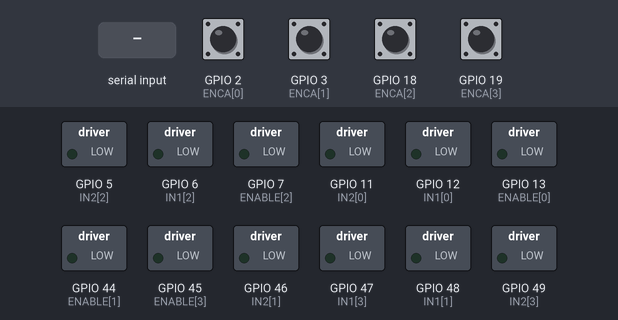
Simulated run of this sketch. Board: ESP32. Parts: switched loads named in the sketch (green lamp = pin HIGH). Inputs (shaded band) come from the test bench; at power-on: GPIO 2 (ENCA[0]), GPIO 3 (ENCA[1]), GPIO 18 (ENCA[2]), GPIO 19 (ENCA[3]) HIGH. What the sketch prints to the serial monitor is not drawn.

Above: at 1.2 s.
1.3 s: "0,1\n" received over Serial
At 2.1 s:
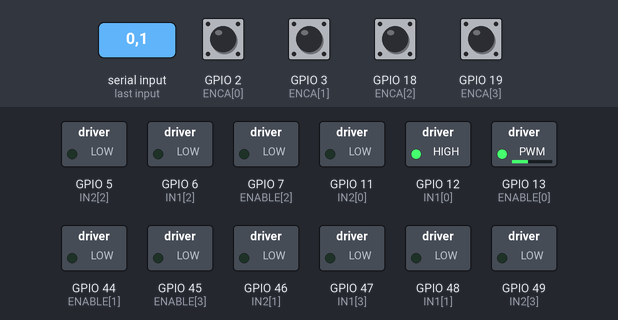
2.8 s: "0,150\n" received over Serial
At 3.2 s:
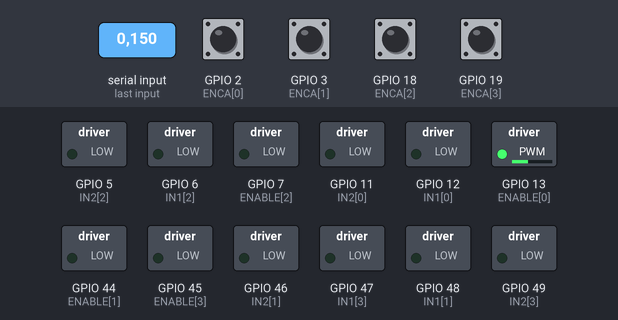
4.3 s: "1,1\n" received over Serial
At 5.5 s:
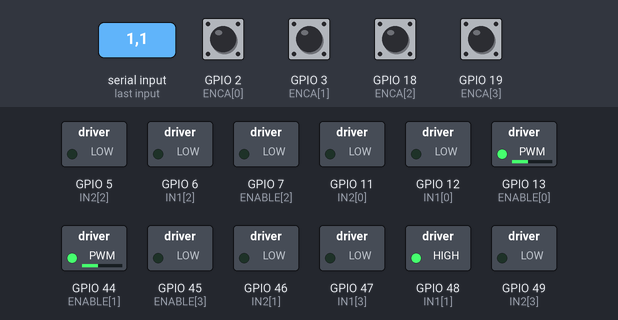
5.8 s: "1,150\n" received over Serial
At 6.6 s:
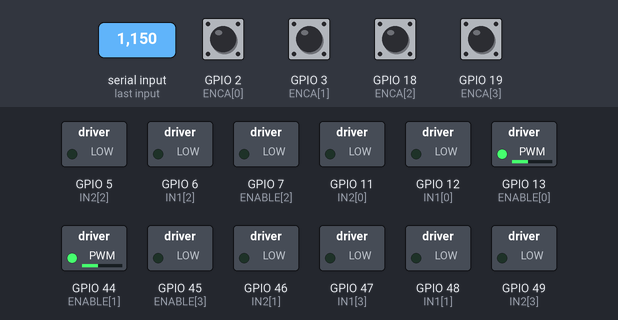
7.3 s: "2,1\n" received over Serial
At 7.8 s:
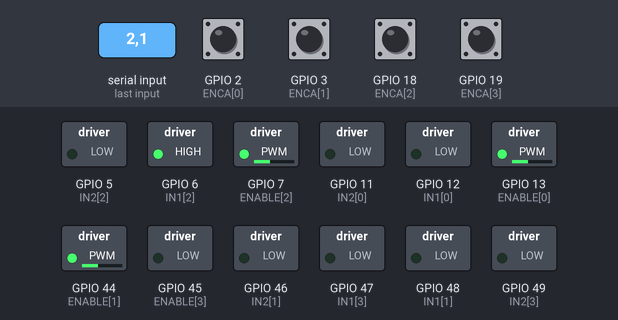
8.8 s: "2,150\n" received over Serial
At 10.1 s:
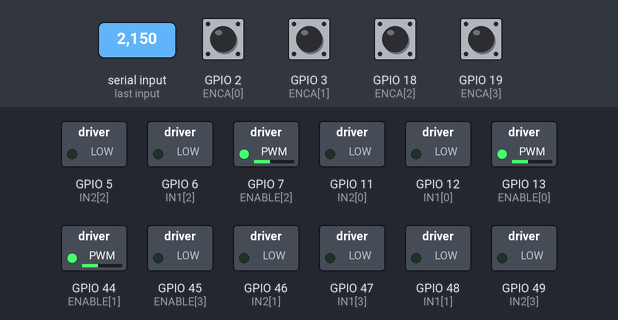
Timing chart, 0 to 11.3 s (numbered marks = the images above; inputs shaded):
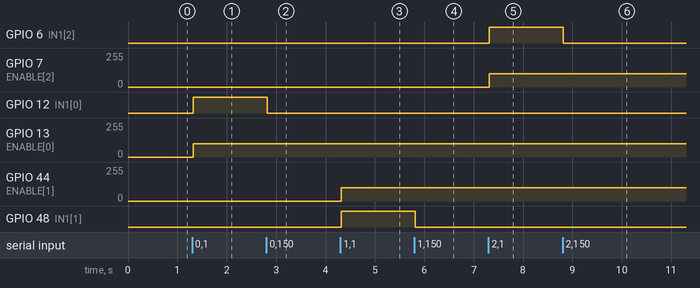

The sketch:

encoder_test.ino
```cpp
#define motor_number 4
volatile int posi[] = {0, 0, 0, 0}; // add more for more motors

const int ENABLE[] = {13, 44, 7, 45};
const int IN1[] = {12, 48, 6, 47};
const int IN2[] = {11, 46, 5, 49};
const int ENCA[] = {2, 3, 18, 19}; // Pins for interrupt signal
const int ENCB[] = {53, 52, 51, 50};

// User input and communication variables
String readString;
String split_1;
String split_2;
int comma_index;
int dir;
int pwm = 100;

void setup()
{
  Serial.begin(9600);

  for(int i = 0; i < motor_number; i++)
  {
    pinMode(ENCA[i],INPUT);
    pinMode(ENCB[i],INPUT);

    pinMode(ENABLE[i],OUTPUT);
    pinMode(IN1[i],OUTPUT);
    pinMode(IN2[i],OUTPUT);
  }

  // Set the interruption pins for the encoders
  attachInterrupt(digitalPinToInterrupt(ENCA[0]), readEncoder<0>, RISING);
  attachInterrupt(digitalPinToInterrupt(ENCA[1]), readEncoder<1>, RISING);
  attachInterrupt(digitalPinToInterrupt(ENCA[2]), readEncoder<2>, RISING);
  attachInterrupt(digitalPinToInterrupt(ENCA[3]), readEncoder<3>, RISING);

}

void loop()
{
    read_serial_port();

    if (split_1 == "0")
    {
        dir = split_2.toInt();
        setMotor(dir,pwm,ENABLE[0], IN1[0], IN2[0]);
    }

    else if (split_1 == "1")
    {
        dir = split_2.toInt();
        setMotor(dir,pwm,ENABLE[1], IN1[1], IN2[1]);
    }

    else if (split_1 == "2")
    {
        dir = split_2.toInt();
        setMotor(dir,pwm,ENABLE[2], IN1[2], IN2[2]);
    }

    else if (split_1 == "3")
    {
        dir = split_2.toInt();
        setMotor(dir,pwm,ENABLE[3], IN1[3], IN2[3]);
    }

    else if (split_1 == "S")
    {
        dir = split_2.toInt();

        for (int i = 0; i < 4; i++)
        {
            setMotor(dir,0,ENABLE[i], IN1[i], IN2[i]);
        }
    }

    Serial.print(posi[0]);
    Serial.print(", ");
    Serial.print(posi[1]);
    Serial.print(", ");
    Serial.print(posi[2]);
    Serial.print(", ");
    Serial.println(posi[3]);
}

void setMotor(int dir, int pwmVal, int ena, int in1, int in2)
{

  analogWrite(ena, pwmVal); // equivalent for esp32 ledcWrite(ena, pwmVal)

  if(dir == 1)
  {
    digitalWrite(in1,HIGH);
    digitalWrite(in2,LOW);
  }

  else if(dir == -1)
  {
    digitalWrite(in1,LOW);
    digitalWrite(in2,HIGH);
  }

  else
  {
    digitalWrite(in1,LOW);
    digitalWrite(in2,LOW);
  }
}

void read_serial_port()
{
  readString = "";

  if (Serial.available())
  {
    delay(10);

    while (Serial.available() > 0)
    {
      readString += Serial.readStringUntil('\n');
    }

    comma_index = readString.indexOf(",");
    split_1 = readString.substring(0, comma_index); // "F"
    split_2 = readString.substring(comma_index + 1);  // "360"

    Serial.flush();

  }
}

template <int j>
void readEncoder()
{
  int b = digitalRead(ENCB[j]);

  if (j == 0 || j == 3)
  {
    if (b > 0) { posi[j]--; }
    else { posi[j]++; }
  }

  else if(j == 1 || j == 2)
  {
    if ( b > 0) { posi[j]++; }
    else { posi[j]--; }
  }

}
```

Measured:
- after the input at 1.3 s, GPIO 12 (IN1[0]): LOW → HIGH at once; GPIO 13 (ENABLE[0]): 0/255 → 100/255 at once
- after the input at 2.8 s, GPIO 12 (IN1[0]): HIGH → LOW at once
- after the input at 4.3 s, GPIO 44 (ENABLE[1]): 0/255 → 100/255 at once; GPIO 48 (IN1[1]): LOW → HIGH at once
- after the input at 5.8 s, GPIO 48 (IN1[1]): HIGH → LOW at once
- after the input at 7.3 s, GPIO 6 (IN1[2]): LOW → HIGH at once; GPIO 7 (ENABLE[2]): 0/255 → 100/255 at once
- after the input at 8.8 s, GPIO 6 (IN1[2]): HIGH → LOW at once
